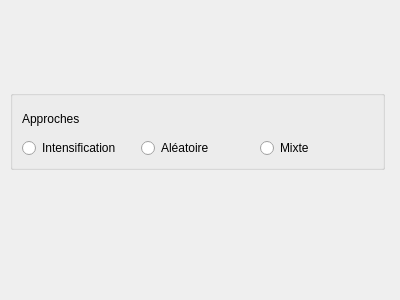
<?xml version="1.0" encoding="UTF-8"?>
<ui version="4.0">
 <class>Dialog_2</class>
 <widget class="QDialog" name="Dialog_2">
  <property name="geometry">
   <rect>
    <x>0</x>
    <y>0</y>
    <width>400</width>
    <height>300</height>
   </rect>
  </property>
  <property name="windowTitle">
   <string>Dialog</string>
  </property>
  <widget class="QGroupBox" name="verticalGroupBox">
   <property name="geometry">
    <rect>
     <x>10</x>
     <y>90</y>
     <width>375</width>
     <height>80</height>
    </rect>
   </property>
   <layout class="QVBoxLayout" name="verticalLayout">
    <item>
     <widget class="QLabel" name="label">
      <property name="text">
       <string>Approches</string>
      </property>
     </widget>
    </item>
    <item>
     <layout class="QHBoxLayout" name="horizontalLayout_2">
      <item>
       <widget class="QRadioButton" name="radioButton">
        <property name="text">
         <string>Intensification</string>
        </property>
       </widget>
      </item>
      <item>
       <widget class="QRadioButton" name="radioButton_2">
        <property name="text">
         <string>Aléatoire</string>
        </property>
       </widget>
      </item>
      <item>
       <widget class="QRadioButton" name="radioButton_3">
        <property name="text">
         <string>Mixte</string>
        </property>
       </widget>
      </item>
     </layout>
    </item>
   </layout>
  </widget>
 </widget>
 <resources/>
 <connections/>
</ui>
